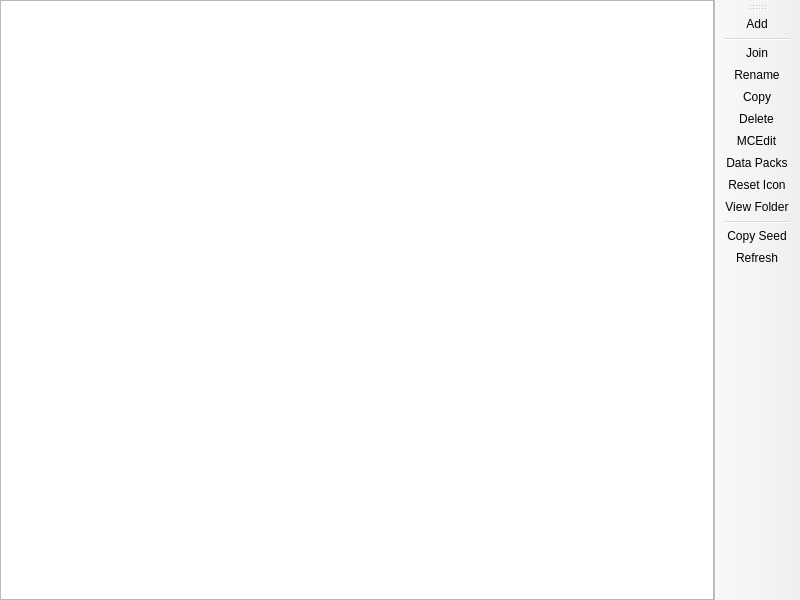
<?xml version="1.0" encoding="UTF-8"?>
<ui version="4.0">
 <class>MultiWorldListPage</class>
 <widget class="QMainWindow" name="MultiWorldListPage">
  <property name="geometry">
   <rect>
    <x>0</x>
    <y>0</y>
    <width>800</width>
    <height>600</height>
   </rect>
  </property>
  <widget class="QWidget" name="centralwidget">
   <layout class="QHBoxLayout" name="horizontalLayout">
    <property name="leftMargin">
     <number>0</number>
    </property>
    <property name="topMargin">
     <number>0</number>
    </property>
    <property name="rightMargin">
     <number>0</number>
    </property>
    <property name="bottomMargin">
     <number>0</number>
    </property>
    <item>
     <widget class="QTreeView" name="worldTreeView">
      <property name="sizePolicy">
       <sizepolicy hsizetype="Expanding" vsizetype="Expanding">
        <horstretch>0</horstretch>
        <verstretch>0</verstretch>
       </sizepolicy>
      </property>
      <property name="acceptDrops">
       <bool>true</bool>
      </property>
      <property name="dragDropMode">
       <enum>QAbstractItemView::DragDrop</enum>
      </property>
      <property name="alternatingRowColors">
       <bool>true</bool>
      </property>
      <property name="rootIsDecorated">
       <bool>false</bool>
      </property>
      <property name="itemsExpandable">
       <bool>false</bool>
      </property>
      <property name="sortingEnabled">
       <bool>true</bool>
      </property>
      <property name="allColumnsShowFocus">
       <bool>true</bool>
      </property>
      <property name="verticalScrollMode">
       <enum>QAbstractItemView::ScrollPerPixel</enum>
      </property>
      <attribute name="headerStretchLastSection">
       <bool>false</bool>
      </attribute>
     </widget>
    </item>
   </layout>
  </widget>
  <widget class="WideBar" name="toolBar">
   <property name="windowTitle">
    <string>Actions</string>
   </property>
   <property name="allowedAreas">
    <set>Qt::LeftToolBarArea|Qt::RightToolBarArea</set>
   </property>
   <property name="toolButtonStyle">
    <enum>Qt::ToolButtonTextOnly</enum>
   </property>
   <property name="floatable">
    <bool>false</bool>
   </property>
   <attribute name="toolBarArea">
    <enum>RightToolBarArea</enum>
   </attribute>
   <attribute name="toolBarBreak">
    <bool>false</bool>
   </attribute>
   <addaction name="actionAdd"/>
   <addaction name="separator"/>
   <addaction name="actionJoin"/>
   <addaction name="actionRename"/>
   <addaction name="actionCopy"/>
   <addaction name="actionRemove"/>
   <addaction name="actionMCEdit"/>
   <addaction name="actionData_Packs"/>
   <addaction name="actionReset_Icon"/>
   <addaction name="actionView_Folder"/>
   <addaction name="separator"/>
   <addaction name="actionCopy_Seed"/>
   <addaction name="actionRefresh"/>
  </widget>
  <action name="actionAdd">
   <property name="text">
    <string>Add</string>
   </property>
  </action>
  <action name="actionJoin">
   <property name="text">
    <string>Join</string>
   </property>
  </action>
  <action name="actionRename">
   <property name="text">
    <string>Rename</string>
   </property>
  </action>
  <action name="actionCopy">
   <property name="text">
    <string>Copy</string>
   </property>
  </action>
  <action name="actionRemove">
   <property name="text">
    <string>Delete</string>
   </property>
  </action>
  <action name="actionMCEdit">
   <property name="text">
    <string>MCEdit</string>
   </property>
  </action>
  <action name="actionCopy_Seed">
   <property name="text">
    <string>Copy Seed</string>
   </property>
  </action>
  <action name="actionRefresh">
   <property name="text">
    <string>Refresh</string>
   </property>
  </action>
  <action name="actionView_Folder">
   <property name="text">
    <string>View Folder</string>
   </property>
  </action>
  <action name="actionReset_Icon">
   <property name="text">
    <string>Reset Icon</string>
   </property>
   <property name="toolTip">
    <string>Remove world icon to make the game re-generate it on next load.</string>
   </property>
  </action>
  <action name="actionData_Packs">
   <property name="text">
    <string>Data Packs</string>
   </property>
   <property name="toolTip">
    <string>Manage data packs inside the world.</string>
   </property>
  </action>
 </widget>
 <customwidgets>
  <customwidget>
   <class>WideBar</class>
   <extends>QToolBar</extends>
   <header>ui/widgets/WideBar.h</header>
  </customwidget>
 </customwidgets>
 <resources/>
 <connections/>
</ui>
